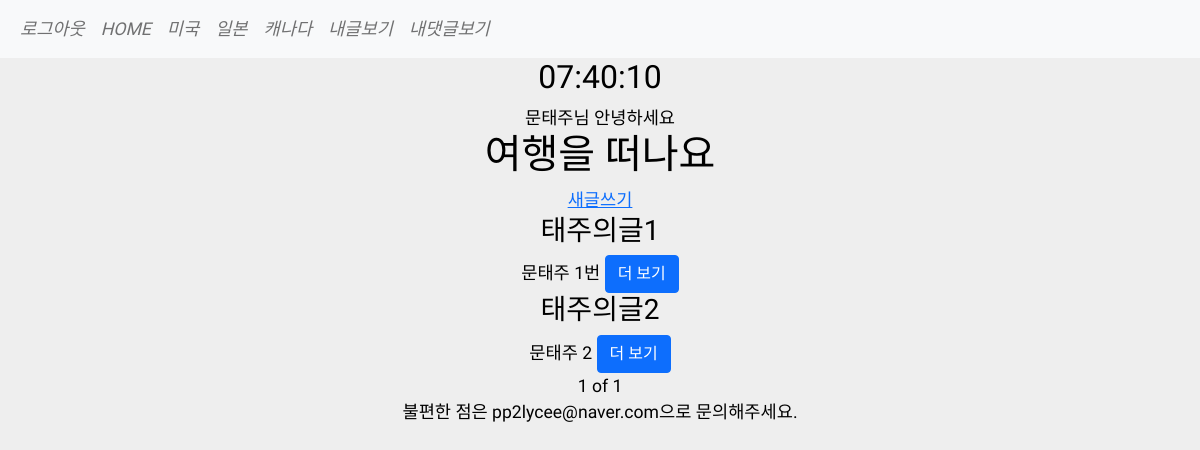
/home/ (signed in), run on an earlier commit of the app's database.
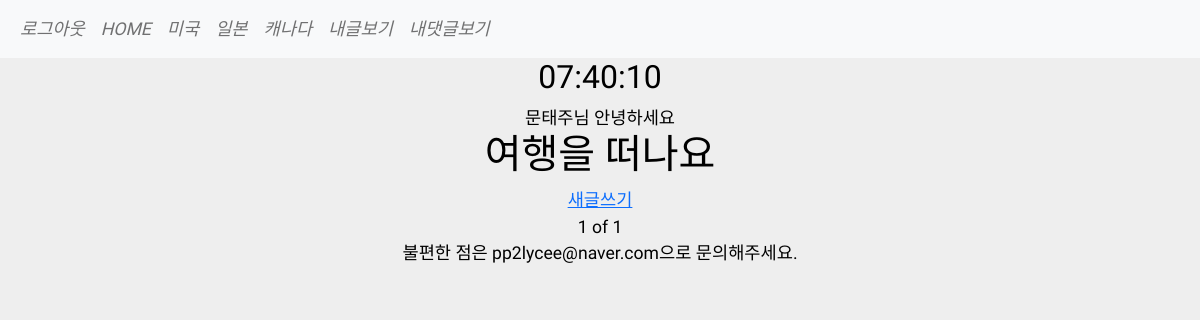
And on a later commit of the database.
### blog/models.py (models this page shows, shortened)
class Blog(models.Model):
    title = models.CharField(max_length=200) #제한 있음.
    writer = models.CharField(max_length=100)
    pub_date = models.DateTimeField()
    body = models.TextField() #제한 없음.
    image = models.ImageField(upload_to="blog/", blank=True, null=True )
    community = models.CharField(max_length=100, choices=COMMUNITY_CHOICES,default="C1")

### blog/views.py (the view)
# urls.py: path('home/',my_post,name="my_post"),
def my_post(request):
    current_user = request.user
    blogs = Blog.objects.filter(writer=current_user)
    paginator = Paginator(blogs, 3)
    page = int(request.GET.get('page',1))
    blogs = paginator.page(page)
    return render(request, 'home3.html', {'blogs':blogs})

### blog/templates/home3.html (shortened to what this page needs)
{% extends 'base.html'%}
{%block content%}
        {% if user.is_authenticated %}
        {{user.nickname}}님 안녕하세요
        {%endif%}
        <h1>여행을 떠나요</h1>
        {% if user.is_authenticated %}
        <div>
            <a href='{% url "blog:new" %}'>새글쓰기</a>
        </div>
        {% endif %}
        <div class="container">
        {% for blog in blogs%}
            <div>
            <h3>{{blog.title}}</h3>
            {{blog.writer}}
            {{blog.body}} <a href='{% url "blog:detail" blog.id %}'><button type="button" class="btn btn-primary">더 보기</button></a>
            <br>
            </div>
        {% endfor %}
        </div>
        <span>{{blogs.number}}</span>
        <span>of</span>
        <span>{{blogs.paginator.num_pages}}</span>
{%endblock%}

What changed in the data, as far as the page shows it:
removed Blog: title "태주의글1", writer "문태주", body "1번"
removed Blog: title "태주의글2", writer "문태주", body "2"
